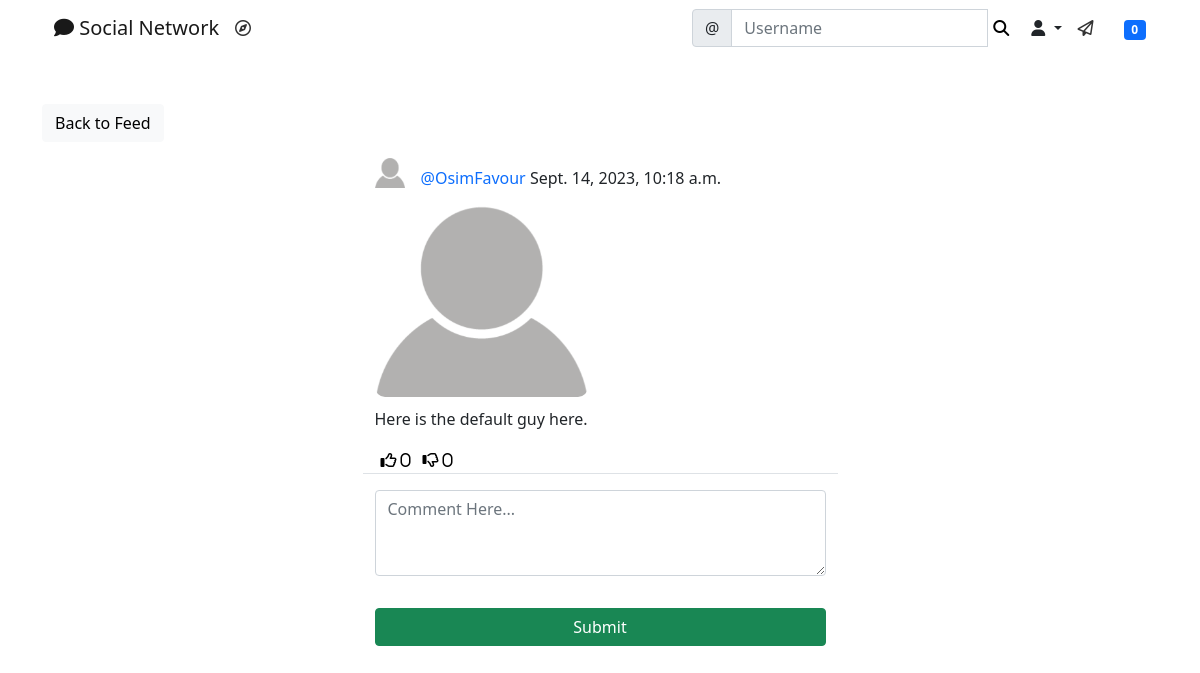
The page /social/post/18/ (signed in) on the database its author committed.
### social/models.py (models this page shows, shortened)
class Post(models.Model):
    body = models.TextField()
    shared_body = models.TextField(blank=True, null=True)
    image = models.ManyToManyField('Image', blank=True)
    created_on = models.DateTimeField(default=timezone.now)
    shared_on = models.DateTimeField(blank=True, null=True)
    author = models.ForeignKey(User, on_delete=models.CASCADE)
    shared_user = models.ForeignKey(User, on_delete=models.CASCADE, null=True, blank=True, related_name='+')
    likes = models.ManyToManyField(User, blank=True, related_name='likes')
    dislikes = models.ManyToManyField(User, blank=True, related_name='dislikes')
    tags = models.ManyToManyField('Tag', blank=True)
    class Meta:
        ordering = ['-created_on', '-shared_on']

class UserProfile(models.Model):
    user = models.OneToOneField(User, primary_key=True, verbose_name="user", related_name="profile", on_delete=models.CASCADE)
    name = models.CharField(max_length=30, blank=True, null=True)
    bio = models.TextField(max_length=500, blank=True, null=True)
    birth_date = models.DateField(null=True, blank=True)
    location = models.CharField(max_length=100, blank=True, null=True)
    picture = models.ImageField(upload_to='uploads/profile_pictures', default='uploads/profile_pictures/default.png')
    followers = models.ManyToManyField(User, blank=True, related_name='followers')

class Image(models.Model):
    image = models.ImageField(upload_to='uploads/post_photos', blank=True, null=True)

### social/views.py (the view, shortened to what this page needs)
# urls.py: path('post/<int:pk>/', PostDetailView.as_view(), name='post-detail'),
class PostDetailView(LoginRequiredMixin, View):
    def get(self, request, pk, *args, **kwargs):
        post = Post.objects.get(pk=pk)
        form = CommentForm()
        comments = Comment.objects.filter(post=post).order_by('-created_on')
        context = {
            'post': post,
            'form': form,
            'comments': comments
        }
        return render(request, 'social/post_detail.html', context)

### social/forms.py
class CommentForm(forms.ModelForm):
    comment = forms.CharField(
        label='',
        widget=forms.Textarea(attrs={
            'rows': '3',
            'placeholder': 'Comment Here...'
        })
    )
    class Meta:
        model = Comment
        fields = ['comment']

### landing/templatetags/custom_tags.py (called while the page is built)
@register.inclusion_tag('social/show_notifications.html', takes_context=True)
def show_notifications(context):
    request_user = context['request'].user
    notifications = Notification.objects.filter(to_user=request_user).exclude(user_has_seen=True).order_by('-date')
    return {'notifications': notifications}

### social/templates/social/post_detail.html (shortened to what this page needs)
{% extends 'landing/base.html' %}
{% load crispy_forms_tags %}
{% load static %}
{% block content %}
    <div class="container">
        <div class="row mt-5">
            <div class="col-md-5 col-sm-6">
                <a href="{% url 'post-list' %}" class="btn btn-light">Back to Feed</a>
            </div>
        </div>
        <div class="row justify-content-center mt-3">
            <div class="col-md-5 col-sm-12 border-bottom">
                <div>
                    <a href="{% url 'profile' post.author.profile.pk %}">
                        <img src="{{ post.author.profile.picture.url }}" alt="" class="round-circle post-img" height="30" width="30">
                    </a>
                    <p class="post-text">
                        <a href="{% url 'profile' post.author.profile.pk %}" class="text-primary post-link">@{{ post.author }}</a> {{ post.created_on }}
                    </p>
                </div>
                {% if post.image.count > 0 %}
                    <div class="row">
                        {% for img in post.image.all %}
                            <div class="col-md-6 col-xs-12">
                                <img src="{{ img.image.url }}" class="post-image" alt="">
                            </div>
                        {% endfor %}
                    </div>
                {% endif %}
                <div class="body">
                    <p>{{ post.body }}</p>
                </div>
                <div class="d-flex flex-row">
                    <form action="{% url 'like' post.pk %}" method="POST">
                        <button class="remove-default-btn" type="submit">
                            <i class="far fa-thumbs-up"> <span>{{ post.likes.all.count }}</span></i>
                        </button>
                    </form>
                    <form action="{% url 'dislike' post.pk %}" method="POST">
                        <button class="remove-default-btn" type="submit">
                            <i class="far fa-thumbs-down"> <span>{{ post.dislikes.all.count }}</span></i>
                        </button>
                    </form>
                </div>
            </div>
        </div>
        <div class="row justify-content-center mt-3 mb-5">
            <div class="col-md-5 col-sm-12">
                <form action="" method="POST">
                    {{ form|crispy }}
                    <div class="d-grid gap-2">
                        <button class="btn btn-success mt-3">Submit</button>
                    </div>
                </form>
            </div>
        </div>
    </div>
{% endblock content %}

### static/style.css (style rules this page uses)
.remove-default-btn { background-color: transparent; border: none; box-shadow: none; }
.post-link { text-decoration: none; }
.post-text { padding-top: 0.5rem; }
.post-img { float: left; margin-right: 1rem; }
.post-image { max-width: 100%; height: auto; border-radius: 10px; margin-bottom: 10px; }

### rows shown on the page
Post: author.profile.picture (placeholder picture), author "OsimFavour", created_on "Sept. 14, 2023, 10:18 a.m.", body "Here is the default guy here.", likes.all.count "0", dislikes.all.count "0"
Image: image (placeholder picture)

### other values the page prints
{{ notifications.count }} "0"
